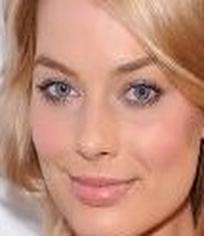
#> input picture Gambar2.jpg, 204 x 236 px
$ python test.py
#> lines starting #> are read from the running program, lines starting #| are printed output that depends on the picture
import numpy as np
import cv2

# Membaca citra
img = cv2.imread('Gambar2.jpg', 0)  # Mode 0 untuk citra grayscale
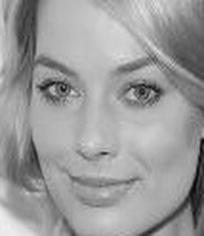
#> img: shape (236, 204); min 4, max 240, mean 155.4

# Membuat kernel filter rata-rata 3x3
kernel = np.ones((3, 3), np.float32) / 6

# Menggunakan filter lowpass
filtered_img = cv2.filter2D(img, -1, kernel)
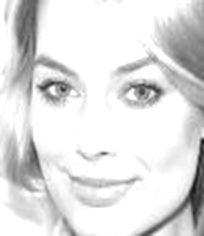
#> filtered_img: shape (236, 204); min 19, max 255, mean 223.2

# Menampilkan citra asli dan hasil filter
cv2.imshow('Citra Asli', img)
cv2.imshow('Hasil Filter Lowpass', filtered_img)
cv2.waitKey(0)
cv2.destroyAllWindows()
